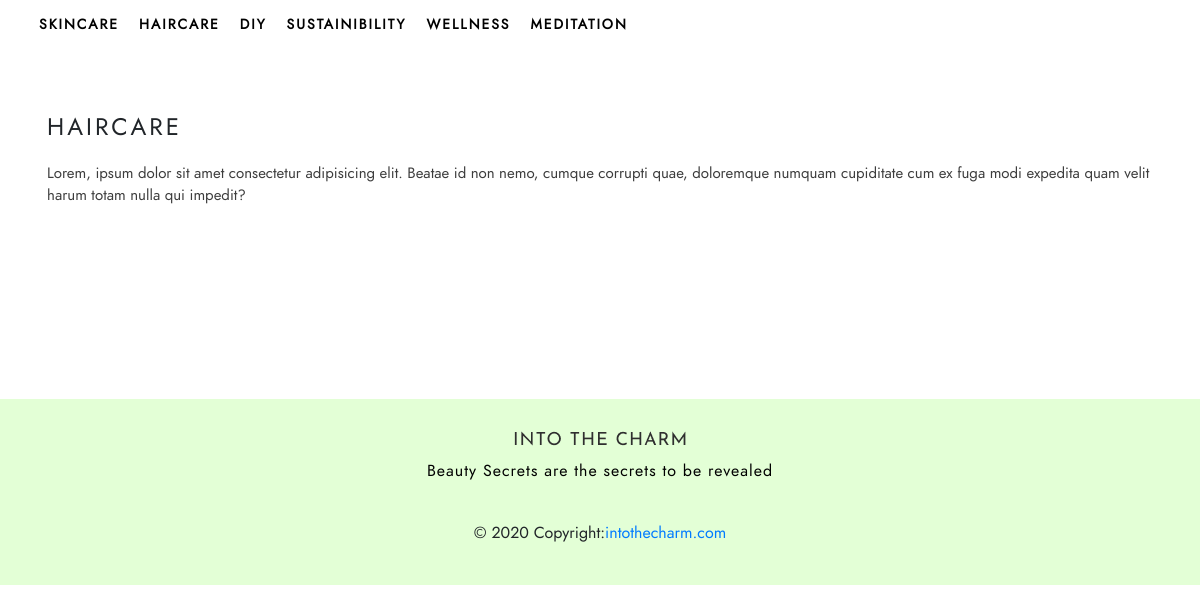
Page /category/haircare on the committed database.
### blog/models.py (models this page shows, shortened)
class Category(models.Model):
    title = models.CharField(max_length=100, db_index=True)
    slug = models.SlugField(max_length=100, db_index=True)
    description = models.TextField(max_length=1000, blank=True)

### blog/views.py (the view)
# urls.py: path('category/<str:category>', views.category, name="category"),
def category(request, category):
    x = Category.objects.all()
    category = category.lower()
    if category == 'skincare':
        allPosts = Blog.objects.filter(category_id = 1)
        cat = Category.objects.filter(slug = category)
        return render(request, 'category.html', {'allPosts': allPosts, 'cat': cat, 'x': x})
    elif category =='haircare':
        allPosts = Blog.objects.filter(category_id = 2)
        cat = Category.objects.filter(slug = category)
        return render(request, 'category.html', {'allPosts': allPosts, 'cat': cat, 'x': x})
    elif category =='diy':
        allPosts = Blog.objects.filter(category_id = 3)
        cat = Category.objects.filter(slug = category)
        return render(request, 'category.html', {'allPosts': allPosts, 'cat': cat, 'x': x})
    elif category =='sustainibility':
        cat = Category.objects.filter(slug = category)
        allPosts = Blog.objects.filter(category_id = 4)
        return render(request, 'category.html', {'allPosts': allPosts, 'cat': cat, 'x': x})
    elif category =='wellness':
        cat = Category.objects.filter(slug = category)
        allPosts = Blog.objects.filter(category_id = 5)
        return render(request, 'category.html', {'allPosts': allPosts, 'cat': cat, 'x': x})
    elif category =='meditation':
        cat = Category.objects.filter(slug = category)
        allPosts = Blog.objects.filter(category_id = 7)
        return render(request, 'category.html', {'allPosts': allPosts, 'cat': cat, 'x': x})

### templates/category.html (shortened to what this page needs)
{% extends 'base.html' %}
{% block body %}
        <div class="container">
        <div class="jumbotron">
        {% for x in cat %}
            <h1 class="ml-0">{{x.title}}</h1>
            <P class="ml-0">{{x.description}}</P>
        {% endfor %}
        </div>
    </div>
    <div class="container-fluid">
    <div class="container hello">
            </div>
                </div>
{% endblock body %}

### templates/base.html (shortened to what this page needs)
{% load static %}
<!DOCTYPE html>
<html lang="en">
<head>
    <link rel="stylesheet" href="https://stackpath.bootstrapcdn.com/bootstrap/4.5.2/css/bootstrap.min.css">
    <link rel="stylesheet" href="{% static 'css/style.css' %}">
    <link href="https://pagecdn.io/lib/easyfonts/fonts.css" rel="stylesheet" />
    <link rel="stylesheet" href="https://stackpath.bootstrapcdn.com/font-awesome/4.7.0/css/font-awesome.min.css">
    <link rel="stylesheet" href="https://stackpath.bootstrapcdn.com/font-awesome/4.7.0/css/font-awesome.min.css">
</head>
<body>
    <div class="nav2 sticky-top container">
        <div class="row">
            <div class="col-md-10">
                <ul class="nav ml-4">
{% for x in x %}
<li class="nav-item">
    <a class="nav-link main active" href="{% url 'category' x.slug %}">{{ x.title }}</a>
</li>
{% endfor %}
                </ul>
            </div>
        </div>
    </div>
    {% block body %}
    {% endblock body %}
     <div class="footer sticky-bottom container-fluid py-3 xmas mb-0">
        <img src="img/INTO THE CHARM.png" class="mt-3 footer-logo" alt="">
        <h5 class="footer-text mt-3 ml-auto" style="color: black;">Beauty Secrets are the secrets to be revealed</h5>
        <div class="footer-copyright text-center py-4">© 2020 Copyright:
            <a href="https://mdbootstrap.com/"> intothecharm.com</a>
        </div>
    </div>
</body>
</html>

### static/css/style.css (style rules this page uses)
.main { margin-right: 20px !important; }
* { font-family: louis !important; }
.container { max-width: 1300px !important; }
.xmas { text-align: center; background-color: rgb(255, 175, 138); margin-bottom: 0px; }
.footer-text { padding-bottom: 8px; }
.main { position: relative; display: inline-block; color: black !important; }
.footer-logo { letter-spacing: 1px; font-family: josefin sans; font-size: 20px; }
.footer-text { letter-spacing: 1px; font-size: 16px; color: #5f5f5f; font-family: josefin sans; margin-top: 10px; }
.text-center { display: flex; justify-content: center; align-items: center; }
.hello { padding: 40px; }
.jumbotron h1 { letter-spacing: 3px; font-family: josefin sans; font-size: 24px; font-weight: 300; }
.jumbotron p { font-family: josefin sans; font-weight: 400; margin-top: 20px; color: rgb(61, 61, 61); font-size: 15px; }
.nav2 { background-color: rgba(255, 255, 255, 0.932); padding-top: 12px; padding-bottom: 12px; }
.nav-link { letter-spacing: 1px; font-family: josefin sans; font-size: 12px; color: rgb(82, 73, 90); font-weight: 500; padding: 0px !important; margin-right: 30px; }
.jumbotron { background: rgb(255, 255, 255) !important; }
.main { font-size: 12px !important; color: rgb(82, 82, 82) !important; padding: 0px !important; margin-right: 20px; line-height: 25px; font-weight: 500 !important; letter-spacing: 2px !important; }
.nav-item a { letter-spacing: 1px; font-size: 13px; font-weight: 500; color: black !important; }

### templates/base.html (style rules this page uses)
.nav2 { max-width: 100% !important; }
.footer { background-color: rgb(227, 255, 214) !important; }
.nav-link { font-size: 14px !important; font-weight: 600 !important; }

### rows in the picture
Category: title "SKINCARE"
Category: title "HAIRCARE", description "Lorem, ipsum dolor sit amet consectetur adipisicing elit. Beatae id non nemo, cumque corrupti quae, doloremque numquam cupiditate cum ex fuga modi expedita quam velit harum totam nulla qui impedit?"
Category: title "DIY"
Category: title "SUSTAINIBILITY"
Category: title "WELLNESS"
Category: title "MEDITATION"
